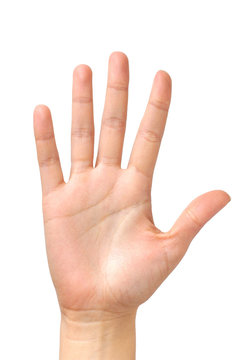
#> input picture FindPalmLines_EliLopez/b.jpg, 239 x 360 px, found by its file name
$ python main.py
#> lines starting #> are read from the running program, lines starting #| are printed output that depends on the picture; after the words box and inside, x2 and y2 are one past the last pixel; in counts of white or black regions, pixels touching at a corner belong together
import cv2

image = cv2.imread(r"FindPalmLines_EliLopez\b.jpg")
#> image is the input picture: shape (360, 239, 3); mean B, G, R 219.6, 228.6, 247.2

cv2.imshow("palm",image) #to view the palm in python
cv2.waitKey(0)

gray = cv2.cvtColor(image,cv2.COLOR_BGR2GRAY)
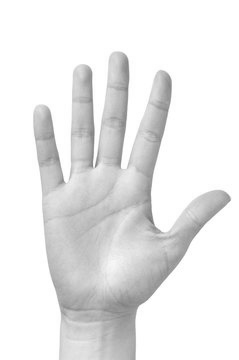
#> gray: shape (360, 239); min 112, max 255, mean 233.1
edges = cv2.Canny(gray,40,55,apertureSize = 3)
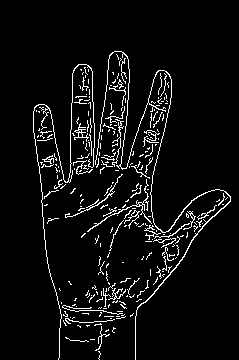
#> edges: shape (360, 239); 5.7% white in thin lines or dots, all inside (x1, y1, x2, y2) = (33, 51, 231, 360)
edges = cv2.bitwise_not(edges)
cv2.imshow("edges in palm",edges)
cv2.waitKey(0)

cv2.imwrite("FindPalmLines_EliLopez\palmlines.jpg", edges)
palmlines = cv2.imread(r"FindPalmLines_EliLopez\palmlines.jpg")
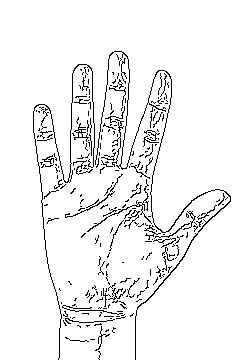
#> palmlines: shape (360, 239, 3); min 0, max 255, mean 240.4
img = cv2.addWeighted(palmlines, 0.4, image, 1, 0)
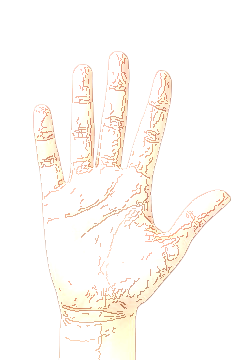
#> img: shape (360, 239, 3); mean B, G, R 246.4, 250.3, 253.6
cv2.imwrite("FindPalmLines_EliLopez\2.jpg", img)
cv2.imshow("edges in palm", img)
cv2.waitKey(0)
